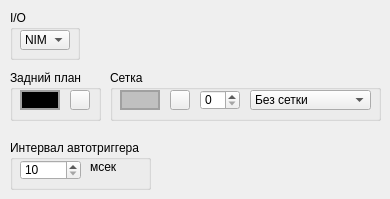
      <widget class="QWidget" name="ViewerSetting">
       <attribute name="icon">
        <iconset>
         <normaloff>../Desktop/CAEN-UI/Setting/4.png</normaloff>../Desktop/CAEN-UI/Setting/4.png</iconset>
       </attribute>
       <attribute name="title">
        <string/>
       </attribute>
       <widget class="QGroupBox" name="groupBox">
        <property name="geometry">
         <rect>
          <x>10</x>
          <y>70</y>
          <width>91</width>
          <height>51</height>
         </rect>
        </property>
        <property name="title">
         <string>Задний план </string>
        </property>
        <widget class="QLabel" name="label">
         <property name="geometry">
          <rect>
           <x>10</x>
           <y>20</y>
           <width>40</width>
           <height>20</height>
          </rect>
         </property>
         <property name="autoFillBackground">
          <bool>false</bool>
         </property>
         <property name="styleSheet">
          <string notr="true">border: 2px solid #a0a0a0;
background-color: rgb(0, 0, 0);</string>
         </property>
         <property name="text">
          <string/>
         </property>
        </widget>
        <widget class="QPushButton" name="postTriggerIsDrawing">
         <property name="geometry">
          <rect>
           <x>60</x>
           <y>20</y>
           <width>20</width>
           <height>20</height>
          </rect>
         </property>
         <property name="maximumSize">
          <size>
           <width>20</width>
           <height>20</height>
          </size>
         </property>
         <property name="toolTip">
          <string>Изменить</string>
         </property>
         <property name="text">
          <string/>
         </property>
         <property name="icon">
          <iconset>
           <normaloff>../Desktop/CAEN-UI/Edit.png</normaloff>../Desktop/CAEN-UI/Edit.png</iconset>
         </property>
         <property name="checkable">
          <bool>false</bool>
         </property>
         <property name="checked">
          <bool>false</bool>
         </property>
        </widget>
       </widget>
       <widget class="QGroupBox" name="groupBox_2">
        <property name="geometry">
         <rect>
          <x>110</x>
          <y>70</y>
          <width>271</width>
          <height>51</height>
         </rect>
        </property>
        <property name="title">
         <string>Сетка</string>
        </property>
        <widget class="QPushButton" name="postTriggerIsDrawing_10">
         <property name="geometry">
          <rect>
           <x>60</x>
           <y>20</y>
           <width>20</width>
           <height>20</height>
          </rect>
         </property>
         <property name="maximumSize">
          <size>
           <width>20</width>
           <height>20</height>
          </size>
         </property>
         <property name="toolTip">
          <string>Изменить</string>
         </property>
         <property name="text">
          <string/>
         </property>
         <property name="icon">
          <iconset>
           <normaloff>../Desktop/CAEN-UI/Edit.png</normaloff>../Desktop/CAEN-UI/Edit.png</iconset>
         </property>
         <property name="checkable">
          <bool>false</bool>
         </property>
         <property name="checked">
          <bool>false</bool>
         </property>
        </widget>
        <widget class="QLabel" name="label_10">
         <property name="geometry">
          <rect>
           <x>10</x>
           <y>20</y>
           <width>40</width>
           <height>20</height>
          </rect>
         </property>
         <property name="autoFillBackground">
          <bool>false</bool>
         </property>
         <property name="styleSheet">
          <string notr="true">border: 2px solid #a0a0a0;
background-color: rgb(192, 192, 192);</string>
         </property>
         <property name="text">
          <string/>
         </property>
        </widget>
        <widget class="QSpinBox" name="spinBox">
         <property name="geometry">
          <rect>
           <x>90</x>
           <y>20</y>
           <width>40</width>
           <height>20</height>
          </rect>
         </property>
         <property name="toolTip">
          <string>Width</string>
         </property>
        </widget>
        <widget class="QComboBox" name="comboBox">
         <property name="geometry">
          <rect>
           <x>140</x>
           <y>20</y>
           <width>121</width>
           <height>20</height>
          </rect>
         </property>
         <item>
          <property name="text">
           <string>Без сетки</string>
          </property>
         </item>
         <item>
          <property name="text">
           <string>Сплошная</string>
          </property>
         </item>
         <item>
          <property name="text">
           <string>Пунктирная</string>
          </property>
         </item>
         <item>
          <property name="text">
           <string>Штрихпунктирная</string>
          </property>
         </item>
        </widget>
       </widget>
       <widget class="QGroupBox" name="groupBox_3">
        <property name="geometry">
         <rect>
          <x>10</x>
          <y>10</y>
          <width>70</width>
          <height>50</height>
         </rect>
        </property>
        <property name="toolTip">
         <string>Тип входящего/исходящего сигнала</string>
        </property>
        <property name="title">
         <string>I/O</string>
        </property>
        <widget class="QComboBox" name="comboBox_3">
         <property name="geometry">
          <rect>
           <x>10</x>
           <y>20</y>
           <width>50</width>
           <height>20</height>
          </rect>
         </property>
         <item>
          <property name="text">
           <string>NIM</string>
          </property>
         </item>
         <item>
          <property name="text">
           <string>TTL</string>
          </property>
         </item>
        </widget>
       </widget>
       <widget class="QGroupBox" name="autoTriggerBox">
        <property name="geometry">
         <rect>
          <x>10</x>
          <y>140</y>
          <width>141</width>
          <height>50</height>
         </rect>
        </property>
        <property name="toolTip">
         <string>Тип входящего/исходящего сигнала</string>
        </property>
        <property name="title">
         <string>Интервал автотриггера</string>
        </property>
        <widget class="QSpinBox" name="triggerTimeSpinBox">
         <property name="geometry">
          <rect>
           <x>10</x>
           <y>20</y>
           <width>61</width>
           <height>20</height>
          </rect>
         </property>
         <property name="toolTip">
          <string>Width</string>
         </property>
         <property name="minimum">
          <number>10</number>
         </property>
         <property name="maximum">
          <number>1000</number>
         </property>
         <property name="singleStep">
          <number>10</number>
         </property>
        </widget>
        <widget class="QLabel" name="triggerTimeLabel">
         <property name="geometry">
          <rect>
           <x>80</x>
           <y>20</y>
           <width>47</width>
           <height>13</height>
          </rect>
         </property>
         <property name="text">
          <string>мсек</string>
         </property>
        </widget>
       </widget>
      </widget>
